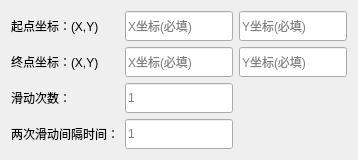
   <widget class="QWidget" name="drag_test">
    <attribute name="title">
     <string>单线滑动测试</string>
    </attribute>
    <layout class="QGridLayout" name="gridLayout_5">
     <item row="0" column="0">
      <layout class="QGridLayout" name="drag_test">
       <item row="1" column="2">
        <widget class="QLineEdit" name="v_drag_p2_y">
         <property name="minimumSize">
          <size>
           <width>0</width>
           <height>30</height>
          </size>
         </property>
         <property name="maximumSize">
          <size>
           <width>16777215</width>
           <height>30</height>
          </size>
         </property>
         <property name="placeholderText">
          <string>Y坐标(必填)</string>
         </property>
        </widget>
       </item>
       <item row="0" column="0">
        <widget class="QLabel" name="drag_p1">
         <property name="whatsThis">
          <string>&lt;html&gt;&lt;head/&gt;&lt;body&gt;&lt;p&gt;起点的坐标(X,Y)。X的取值范围为(0,分辨率X)，Y的取值范围为(0,分辨率Y)。&lt;/p&gt;&lt;/body&gt;&lt;/html&gt;</string>
         </property>
         <property name="text">
          <string>起点坐标：(X,Y)</string>
         </property>
        </widget>
       </item>
       <item row="1" column="1">
        <widget class="QLineEdit" name="v_drag_p2_x">
         <property name="minimumSize">
          <size>
           <width>0</width>
           <height>30</height>
          </size>
         </property>
         <property name="maximumSize">
          <size>
           <width>16777215</width>
           <height>30</height>
          </size>
         </property>
         <property name="placeholderText">
          <string>X坐标(必填)</string>
         </property>
        </widget>
       </item>
       <item row="0" column="2">
        <widget class="QLineEdit" name="v_drag_p1_y">
         <property name="minimumSize">
          <size>
           <width>0</width>
           <height>30</height>
          </size>
         </property>
         <property name="maximumSize">
          <size>
           <width>16777215</width>
           <height>30</height>
          </size>
         </property>
         <property name="placeholderText">
          <string>Y坐标(必填)</string>
         </property>
        </widget>
       </item>
       <item row="3" column="0">
        <widget class="QLabel" name="drag_i_time">
         <property name="whatsThis">
          <string>&lt;html&gt;&lt;head/&gt;&lt;body&gt;&lt;p&gt;两次滑动间隔时间。取值范围为&amp;gt;0的浮点数。不填默认为1。单位为秒。&lt;/p&gt;&lt;/body&gt;&lt;/html&gt;</string>
         </property>
         <property name="text">
          <string>两次滑动间隔时间：</string>
         </property>
        </widget>
       </item>
       <item row="0" column="1">
        <widget class="QLineEdit" name="v_drag_p1_x">
         <property name="minimumSize">
          <size>
           <width>0</width>
           <height>30</height>
          </size>
         </property>
         <property name="maximumSize">
          <size>
           <width>16777215</width>
           <height>30</height>
          </size>
         </property>
         <property name="text">
          <string/>
         </property>
         <property name="placeholderText">
          <string>X坐标(必填)</string>
         </property>
        </widget>
       </item>
       <item row="2" column="0">
        <widget class="QLabel" name="drag_num">
         <property name="whatsThis">
          <string>&lt;html&gt;&lt;head/&gt;&lt;body&gt;&lt;p&gt;滑动的次数。取值范围为&amp;gt;=1的整数。不填默认为1。单位为次。&lt;/p&gt;&lt;/body&gt;&lt;/html&gt;</string>
         </property>
         <property name="text">
          <string>滑动次数：</string>
         </property>
        </widget>
       </item>
       <item row="2" column="1">
        <widget class="QLineEdit" name="v_drag_num">
         <property name="minimumSize">
          <size>
           <width>0</width>
           <height>30</height>
          </size>
         </property>
         <property name="maximumSize">
          <size>
           <width>16777215</width>
           <height>30</height>
          </size>
         </property>
         <property name="placeholderText">
          <string>1</string>
         </property>
        </widget>
       </item>
       <item row="1" column="0">
        <widget class="QLabel" name="drag_p2">
         <property name="whatsThis">
          <string>&lt;html&gt;&lt;head/&gt;&lt;body&gt;&lt;p&gt;终点的坐标(X,Y)。X的取值范围为(0,分辨率X)，Y的取值范围为(0,分辨率Y)。&lt;/p&gt;&lt;/body&gt;&lt;/html&gt;</string>
         </property>
         <property name="text">
          <string>终点坐标：(X,Y)</string>
         </property>
        </widget>
       </item>
       <item row="3" column="1">
        <widget class="QLineEdit" name="v_drag_i_time">
         <property name="minimumSize">
          <size>
           <width>0</width>
           <height>30</height>
          </size>
         </property>
         <property name="maximumSize">
          <size>
           <width>16777215</width>
           <height>30</height>
          </size>
         </property>
         <property name="placeholderText">
          <string>1</string>
         </property>
        </widget>
       </item>
      </layout>
     </item>
    </layout>
   </widget>
